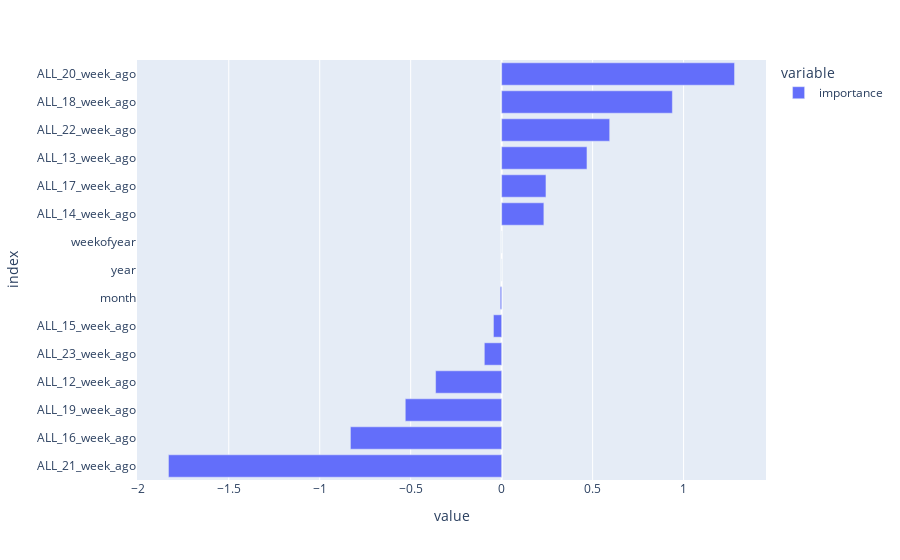

The notebook cell this image was saved under:
### Markdown cell above
## forecast

### Code cell
%%time

train_last_date = '2022-01-02'
X_train = X[X.index <= train_last_date]
y_train = y[y.index <= train_last_date]
print(X_train.shape, y_train.shape)

model = trainXGBoost(X_train, y_train)

fi = pd.DataFrame(model.coef_, index=X_train.columns, columns=['importance']).sort_values('importance')
px.bar(fi, orientation='h')

### Figure 1 — Plotly figure (JSON) as saved in the notebook; plotly's stock layout.template omitted (floating-point values rounded to 4 significant figures)
{"data": [{"alignmentgroup": "True", "hovertemplate": "variable=importance<br>value=%{x}<br>index=%{y}<extra></extra>", "legendgroup": "importance", "marker": {"color": "#636efa", "pattern": {"shape": ""}}, "name": "importance", "offsetgroup": "importance", "orientation": "h", "showlegend": true, "textposition": "auto", "type": "bar", "x": [-1.831, -0.8312, -0.5298, -0.363, -0.09522, -0.04515, -0.007727, -6.405e-05, -4.288e-05, 0.2321, 0.2436, 0.469, 0.5938, 0.9384, 1.28], "xaxis": "x", "y": ["ALL_21_week_ago", "ALL_16_week_ago", "ALL_19_week_ago", "ALL_12_week_ago", "ALL_23_week_ago", "ALL_15_week_ago", "month", "year", "weekofyear", "ALL_14_week_ago", "ALL_17_week_ago", "ALL_13_week_ago", "ALL_22_week_ago", "ALL_18_week_ago", "ALL_20_week_ago"], "yaxis": "y"}], "layout": {"autosize": true, "barmode": "relative", "legend": {"title": {"text": "variable"}, "tracegroupgap": 0}, "margin": {"t": 60}, "xaxis": {"anchor": "y", "autorange": true, "domain": [0, 1], "range": [-2.004, 1.453], "title": {"text": "value"}, "type": "linear"}, "yaxis": {"anchor": "x", "autorange": true, "domain": [0, 1], "range": [-0.5, 14.5], "title": {"text": "index"}, "type": "category"}}}
